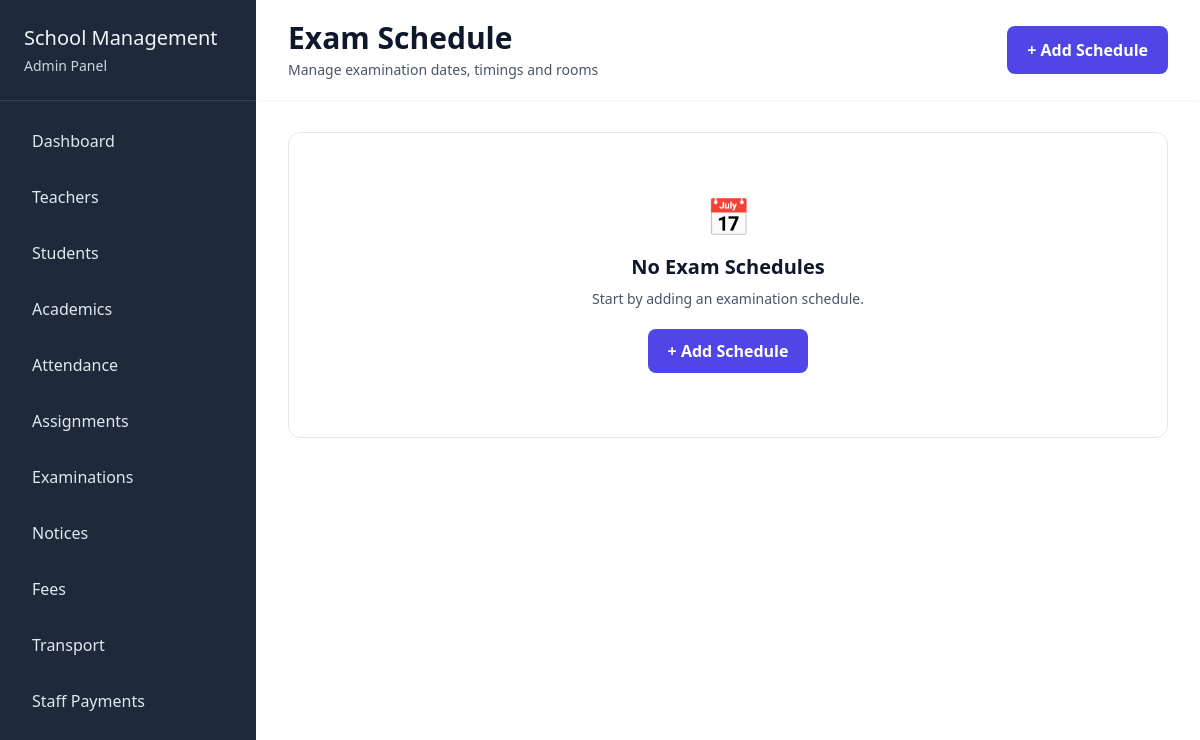
Before: /examination/manage/examschedule/ with the older database file.
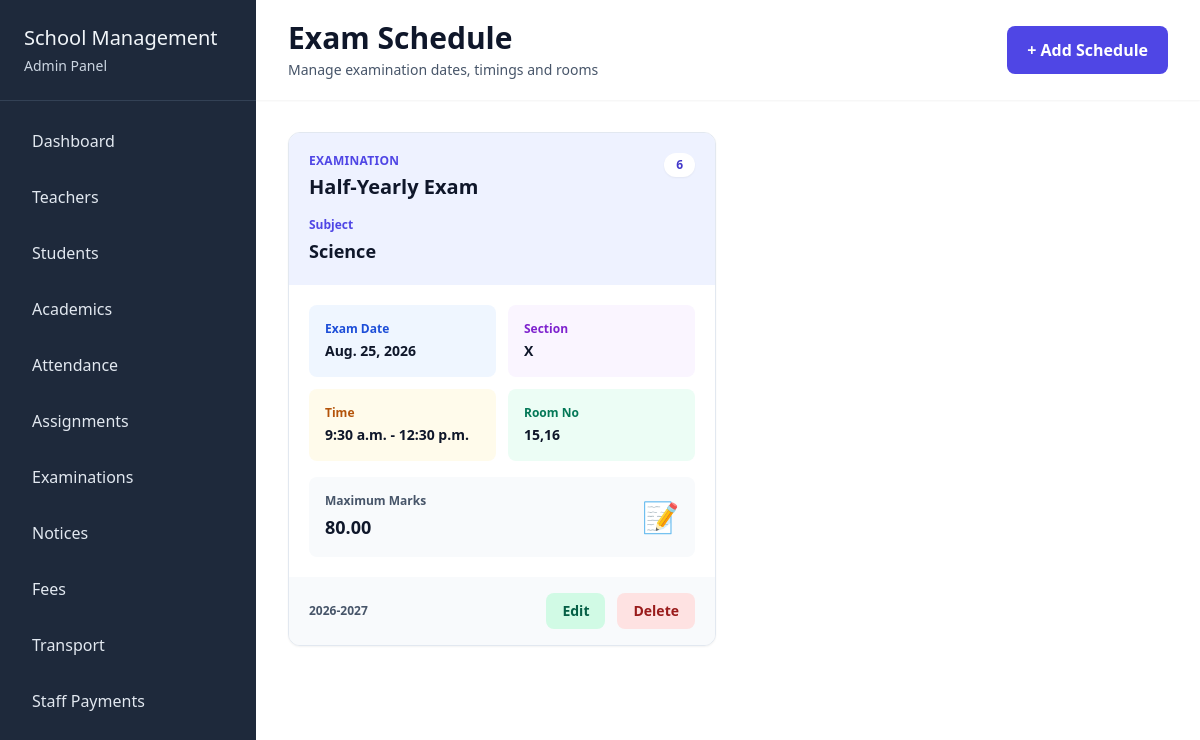
After: the same page with the newer database file.
### examination/models.py (models this page shows, shortened)
class ExamSchedule(models.Model):
    exam = models.ForeignKey(Exam, on_delete=models.CASCADE)
    section = models.ForeignKey(Section, on_delete=models.CASCADE)
    subject = models.ForeignKey(Subject, on_delete=models.CASCADE)
    exam_date = models.DateField()
    start_time = models.TimeField()
    end_time = models.TimeField()
    room_no = models.CharField(max_length=100)
    max_marks = models.DecimalField(max_digits=5, decimal_places=2)

class Exam(models.Model):
    EXAM_MODE = [
        ("Offline", "Offline"),
        ("Online", "Online")
    ]
    EXAM_STATUS = [
        ("Upcoming", "Upcoming"),
        ("Ongoing", "Ongoing"),
        ("Completed", "Completed")
    ]
    exam_name = models.CharField(max_length=200)
    schoolclass = models.ManyToManyField(SchoolClass)
    academic_year = models.CharField(max_length=20)
    mode = models.CharField(max_length=20, choices=EXAM_MODE ,default="Offline")
    start_date = models.DateField()
    end_date = models.DateField()
    status = models.CharField(max_length=20, choices=EXAM_STATUS ,default="Upcoming")
    instructions = models.TextField(null=True, blank=True)
    description = models.TextField(null=True, blank=True)

### academics/models.py (models this page shows, shortened)
class Section(models.Model):
    schoolclass = models.ForeignKey(SchoolClass, on_delete=models.CASCADE)
    name = models.CharField(max_length=10)

class SchoolClass(models.Model):
    name = models.CharField(max_length=50)

class Subject(models.Model):
    name = models.CharField(max_length=20)
    schoolclasses = models.ManyToManyField(SchoolClass)

### examination/views.py (the view)
# urls.py: path("manage/examschedule/", views.manage_examschedules, name="manage_examschedules"),
def manage_examschedules(req):
    data = {
        "examschedules" : ExamSchedule.objects.all(),
    }
    return render(req, "examination/manage_examschedules.html", data)

### examination/templates/examination/manage_examschedules.html (shortened to what the changed rows need)
{% extends 'school_admin/base.html' %}
{% block content %}
<div class="flex-1 bg-white">
    <div class="bg-white px-8 py-5 shadow-sm mb-8 flex items-center justify-between">
        <div>
            <h1 class="text-3xl font-bold text-slate-900">Exam Schedule</h1>
        </div>
    </div>
    <div class="px-8 pb-10">
        <div class="grid grid-cols-2 gap-6">
            {% for schedule in examschedules %}
            <div class="bg-white rounded-xl border border-slate-200 shadow-sm hover:shadow-md transition overflow-hidden">
                <div class="bg-indigo-50 p-5">
                    <div class="flex items-start justify-between">
                        <div>
                            <p class="text-xs font-bold uppercase tracking-wide text-indigo-600">Examination</p>
                            <h2 class="text-xl font-bold text-slate-900 mt-1">{{ schedule.exam.exam_name }}</h2>
                        </div>
                        <span class="px-3 py-1 rounded-full bg-white text-indigo-700 text-xs font-bold shadow-sm">{{ schedule.section.schoolclass.name }}</span>
                    </div>
                    <div class="mt-4">
                        <p class="text-xs font-semibold text-indigo-600">Subject</p>
                        <p class="text-lg font-bold text-slate-900 mt-1">{{ schedule.subject.name }}</p>
                    </div>
                </div>
                <div class="p-5">
                    <div class="grid grid-cols-2 gap-3">
                        <div class="bg-blue-50 rounded-lg p-4">
                            <p class="text-xs font-semibold text-blue-700">Exam Date</p>
                            <p class="text-sm font-bold text-slate-900 mt-1">{{ schedule.exam_date }}</p>
                        </div>
                        <div class="bg-purple-50 rounded-lg p-4">
                            <p class="text-xs font-semibold text-purple-700">Section</p>
                            <p class="text-sm font-bold text-slate-900 mt-1">{{ schedule.section.name }}</p>
                        </div>
                        <div class="bg-amber-50 rounded-lg p-4">
                            <p class="text-xs font-semibold text-amber-700">Time</p>
                            <p class="text-sm font-bold text-slate-900 mt-1">{{ schedule.start_time }} - {{ schedule.end_time }}</p>
                        </div>
                        <div class="bg-emerald-50 rounded-lg p-4">
                            <p class="text-xs font-semibold text-emerald-700">Room No</p>
                            <p class="text-sm font-bold text-slate-900 mt-1">{{ schedule.room_no }}</p>
                        </div>
                    </div>
                    <div class="mt-4 bg-slate-50 rounded-lg p-4 flex items-center justify-between">
                        <div>
                            <p class="text-xs font-semibold text-slate-600">Maximum Marks</p>
                            <p class="text-lg font-bold text-slate-900 mt-1">{{ schedule.max_marks }}</p>
                        </div>
                        <div class="text-3xl">📝</div>
                    </div>
                </div>
                <div class="px-5 py-4 bg-slate-50 flex items-center justify-between">
                    <div class="text-xs font-semibold text-slate-600">{{ schedule.exam.academic_year }}</div>
                    <div class="flex gap-3">
                        <a href="{% url "edit_examschedule" schedule.id %}" class="px-4 py-2 rounded-lg bg-emerald-100 text-emerald-800 text-sm font-semibold hover:bg-emerald-200">Edit</a>
                        <a href="{% url "delete_examschedule" schedule.id %}" onclick="return confirm('Are you sure you want to delete this exam schedule?')" class="px-4 py-2 rounded-lg bg-red-100 text-red-800 text-sm font-semibold hover:bg-red-200">Delete</a>
                    </div>
                </div>
            </div>
            {% empty %}
            <div class="col-span-2 py-16 text-center border border-slate-200 rounded-xl">
                <div class="text-4xl mb-4">📅</div>
                <h2 class="text-xl font-bold text-slate-900">No Exam Schedules</h2>
                <p class="text-sm text-slate-600 mt-2">Start by adding an examination schedule.</p>
                <a href="{% url 'insert_examschedule' %}" class="inline-block mt-5 px-5 py-2.5 rounded-lg bg-indigo-600 text-white font-semibold hover:bg-indigo-700">+ Add Schedule</a>
            </div>
            {% endfor %}
        </div>
    </div>
</div>
{% endblock content %}

Changed rows visible on the page:
added ExamSchedule: exam.exam_name "Half-Yearly Exam", section.schoolclass.name "6", subject.name "Science", exam_date "Aug. 25, 2026", section.name "X", start_time "9:30 a.m.", end_time "12:30 p.m.", room_no "15,16", max_marks "80.00", exam.academic_year "2026-2027"
Other visible differences:
text no longer shown: "📅 No Exam Schedules Start by adding an examination schedule. + Add Schedule"
